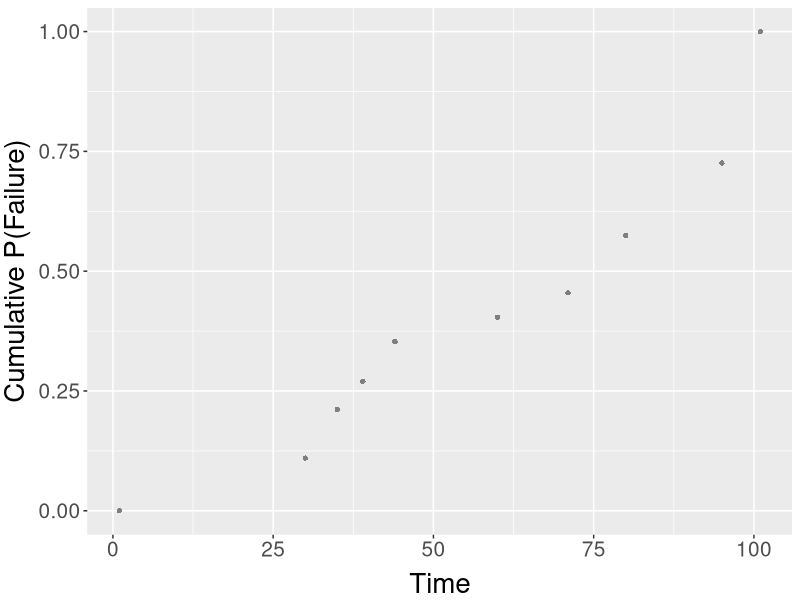
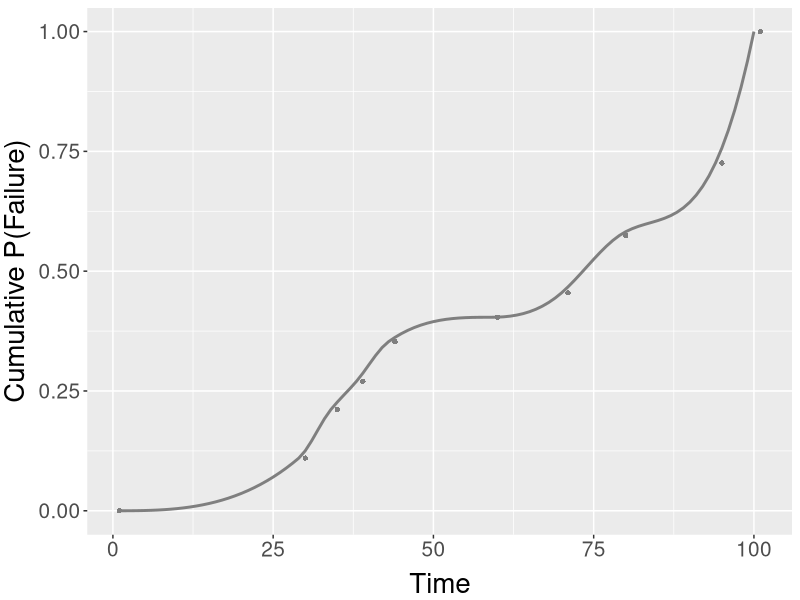
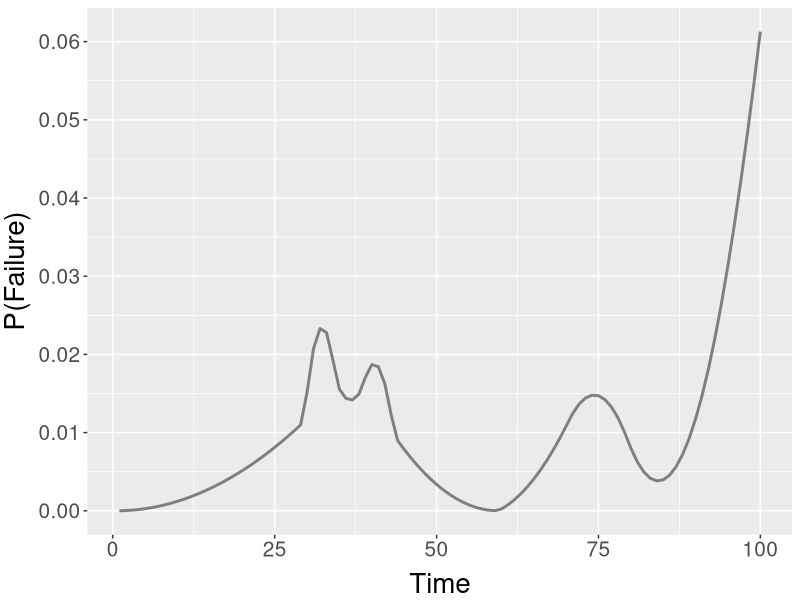
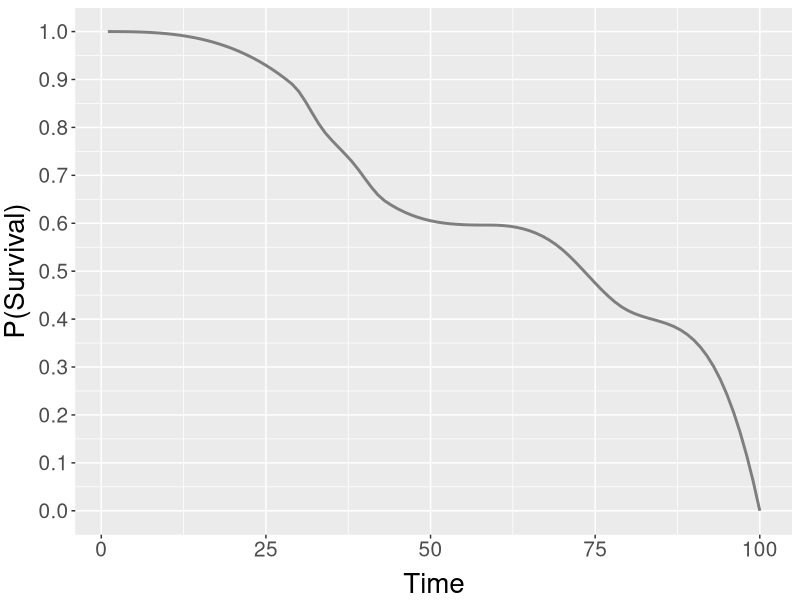
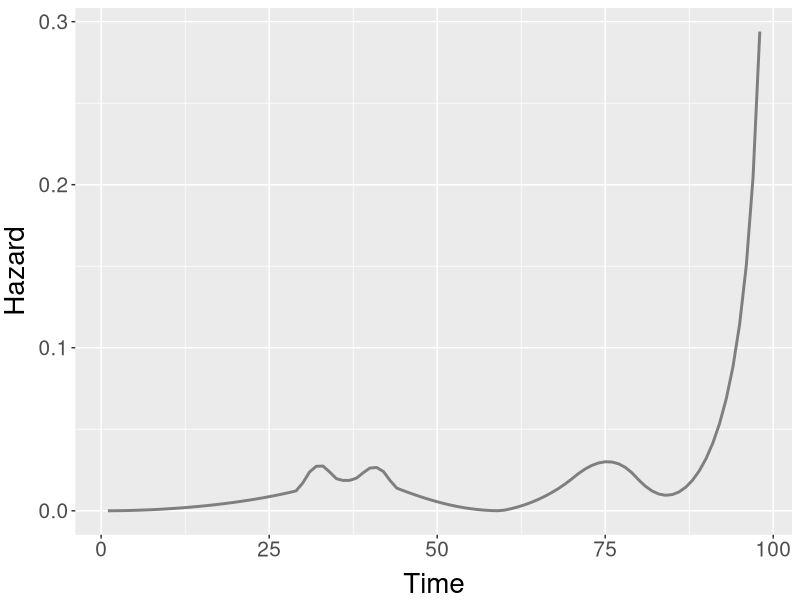
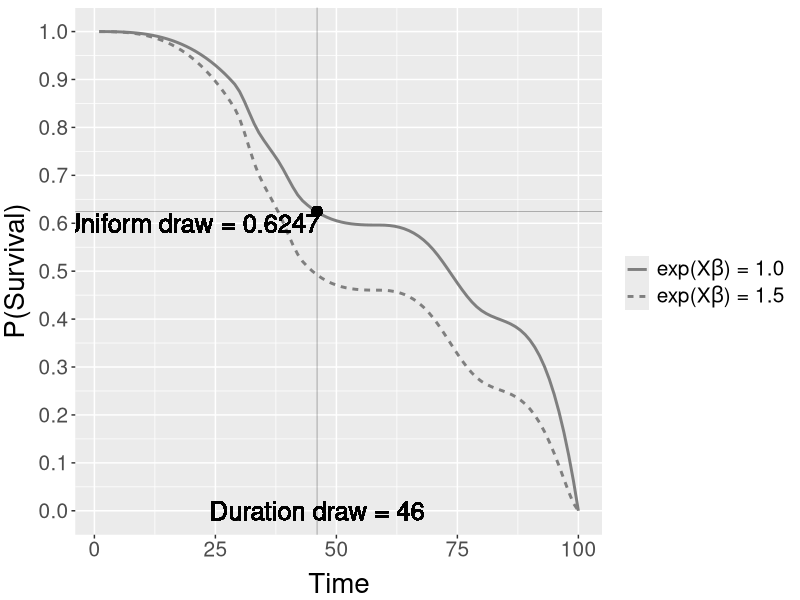

The R script that drew these images, in order:
#####################################################################
# Replication file for: "Simulating Duration Data for               #
# the Cox Model"                                                    #
#                                                                   #
# Jeffrey J. Harden                                                 #
# University of Notre Dame                                          #
# jeff.harden@nd.edu                                                #
#                                                                   #
# Jonathan Kropko                                                   #
# University of Virginia                                            #
# jkropko@virginia.edu                                              #
#                                                                   #
# Figure 1 and Figure 2 file                                        #
# Last update: March 30, 2018                                       #
#####################################################################
## Load base packages ##
library(stats)
library(graphics)
library(grDevices)
library(utils)
library(datasets)
library(methods)
library(base)

## tidyverse package and random seed ##
library(tidyverse)
set.seed(22902)

## Define objects ##
T <- 100
knots <- 8
spline <- TRUE

## Run baseline.build() function ##
time <- 1:(T+1)
k <- c(1,sort(sample(time[2:T], size=knots, replace=FALSE)), (T+1)) 
heights <- c(0, sort(runif(knots)), 1)
tk <- merge(data.frame(time), data.frame(time=k, heights), 
              by="time", all = !spline)
MonotonicSpline <- splinefun(x = tk$time, y = tk$heights, 
                               method = "hyman") 
bl.failure.CDF <- MonotonicSpline(time)
baseline <- data.frame(time = time[-(T+1)],
                         failure.PDF = diff(bl.failure.CDF),
                         failure.CDF = bl.failure.CDF[-1],
                         survivor = 1 - bl.failure.CDF[-1])
baseline$hazard <-baseline$failure.PDF/(1 - bl.failure.CDF[-(T+1)])

d1 <- data.frame(knots = k, heights = heights)
d2 <- data.frame(time = 1:T, cdf = baseline$failure.CDF, pdf = baseline$failure.PDF, survivor = baseline$survivor, hazard = baseline$hazard)

## Graphs ##

# Figure 1a
pdf("figure1a.pdf")

ggplot(d1, aes(x = knots, y = heights)) + 
  geom_point(shape = 16, position = "identity", color = "gray50", lwd = 4) +
  scale_y_continuous(breaks = seq(0, 1, .25)) +
  scale_x_continuous(breaks = seq(0, 100, 25)) +
  ylab("Cumulative P(Failure)") + xlab("Time") +
  theme(legend.position = "none", axis.text = element_text(size = 15), axis.title.y = element_text(size = 20, vjust = 1.5), axis.title.x = element_text(size = 20, vjust = -.1)) + labs(fill = "")

dev.off()

# Figure 1b
pdf("figure1b.pdf")

df <- rbind(c(1,0,0,0,0), d2)
ggplot(d1, aes(x = knots, y = heights)) + 
  geom_point(shape = 16, position = "identity", color = "gray50", lwd = 4) +
  geom_line(data = df, aes(x = time, y = cdf), color = "gray50", lwd = 1) +
  scale_y_continuous(breaks = seq(0, 1, .25)) +
  scale_x_continuous(breaks = seq(0, 100, 25)) +
  ylab("Cumulative P(Failure)") + xlab("Time") +
  theme(legend.position = "none", axis.text = element_text(size = 15), axis.title.y = element_text(size = 20, vjust = 1.5), axis.title.x = element_text(size = 20, vjust = -.1)) + labs(fill = "")

dev.off()

# Figure 1c
pdf("figure1c.pdf")

ggplot(d2, aes(x = time, y = pdf)) + 
  geom_line(color = "gray50", lwd = 1) +
  scale_y_continuous(breaks = seq(0, 1, .01)) +
  scale_x_continuous(breaks = seq(0, 100, 25)) +
  ylab("P(Failure)") + xlab("Time") +
  theme(legend.position = "none", axis.text = element_text(size = 15), axis.title.y = element_text(size = 20, vjust = 1.5), axis.title.x = element_text(size = 20, vjust = -.1)) + labs(fill = "")

dev.off()

# Figure 1d
pdf("figure1d.pdf")

ggplot(d2, aes(x = time, y = survivor)) + 
  geom_line(color = "gray50", lwd = 1) +
  scale_y_continuous(breaks = seq(0, 1, .1)) +
  scale_x_continuous(breaks = seq(0, 100, 25)) +
  ylab("P(Survival)") + xlab("Time") +
  theme(legend.position = "none", axis.text = element_text(size = 15), axis.title.y = element_text(size = 20, vjust = 1.5), axis.title.x = element_text(size = 20, vjust = -.1)) + labs(fill = "")

dev.off()

# Figure 1e
pdf("figure1e.pdf")

dh <- d2[-c(T-1,T),]
ggplot(dh, aes(x = time, y = hazard)) + 
  geom_line(color = "gray50", lwd = 1) +
  scale_y_continuous(breaks = seq(0, 1, .1)) +
  scale_x_continuous(breaks = seq(0, 100, 25)) +
  ylab("Hazard") + xlab("Time") +
  theme(legend.position = "none", axis.text = element_text(size = 15), axis.title.y = element_text(size = 20, vjust = 1.5), axis.title.x = element_text(size = 20, vjust = -.1)) + labs(fill = "")

dev.off()

# Figure 2 
pdf("figure2.pdf", width=10, height=6)

d3 <- d2 %>%
      dplyr::select(time, survivor) %>%
      mutate(ind.surv = survivor^(1.5)) %>%
      rename(`exp(XB) = 1` = survivor,
             `exp(XB) = 1.5` = ind.surv) %>%
      gather(`exp(XB) = 1`, `exp(XB) = 1.5`, key="ELP",
             value = "value")
      

ggplot(d3, aes(x = time, y = value, lty=ELP)) + 
  geom_line(color = "gray50", lwd = 1) +
  scale_y_continuous(breaks = seq(0, 1, .1)) +
  scale_x_continuous(breaks = seq(0, 100, 25)) +
  ylab("P(Survival)") + xlab("Time") +
      labs(lty="") +
      geom_hline(yintercept = .6247, lwd=.1) +
      geom_vline(xintercept = 46, lwd=.1) +
      geom_point(aes(x=46, y=.6247), size=3) +
      geom_text(aes(x=20, y=.6, label="Uniform draw = 0.6247"), size = 6.5) +
      geom_text(aes(x=46, y=0, label="Duration draw = 46"), size = 6.5) +
      #scale_linetype(labels = c("exp(X\u03B2) = 1","exp(X\u03B2) = 1.5")) +
  scale_linetype(labels = c(expression("exp(X"*beta*") = 1.0"), expression("exp(X"*beta*") = 1.5"))) +
  theme(legend.text=element_text(size=15), axis.text = element_text(size = 15), axis.title.y = element_text(size = 20, vjust = 1.5), axis.title.x = element_text(size = 20, vjust = -.1)) + labs(fill = "")

dev.off()

# save.image("figure1-figure2.RData")